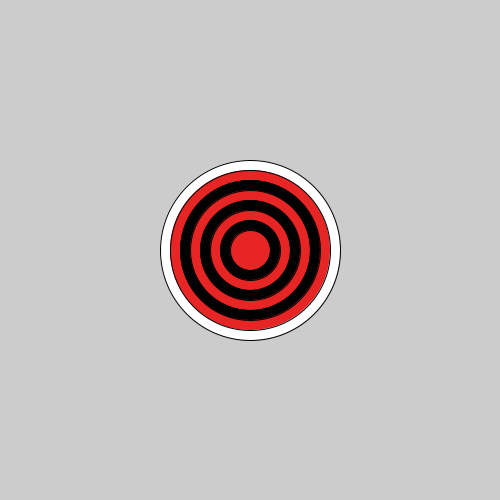
Frame 1 (no input)
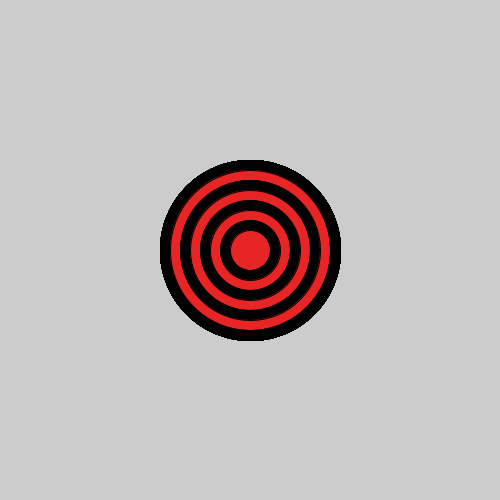
Frame 60 (the mouse pressed at the canvas centre just before this capture)
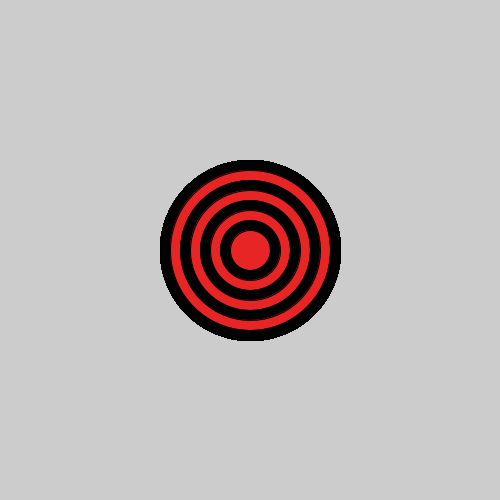
Frame 120 (the mouse held since frame 60 and released just before this capture)

The Processing sketch that drew these frames (run headless with seeded random() and noise(); from frame 60 on, the mouse is pressed at the canvas centre):

// Processing sketch: bullseye
// ── bullseye.pde


void setup() {
 
  // set the size of your sketch
  size (500,500);
}

void draw() {
  int i;
  int x= 200;
  int y= 200;
  for (i=0; i < 8 ; i++) {
    ellipse (250, 250, x-=20, y-=20);
    if (i % 2 == 0) {
    fill(#E82525);
    } else { 
    fill(#030202);
    }
  }
  //Starting with the largest ellipse, use a for loop to draw a bullseye with ellipses.
  
  //Use an if statement and modulo to alternate the color of your rings.
  
  
}
